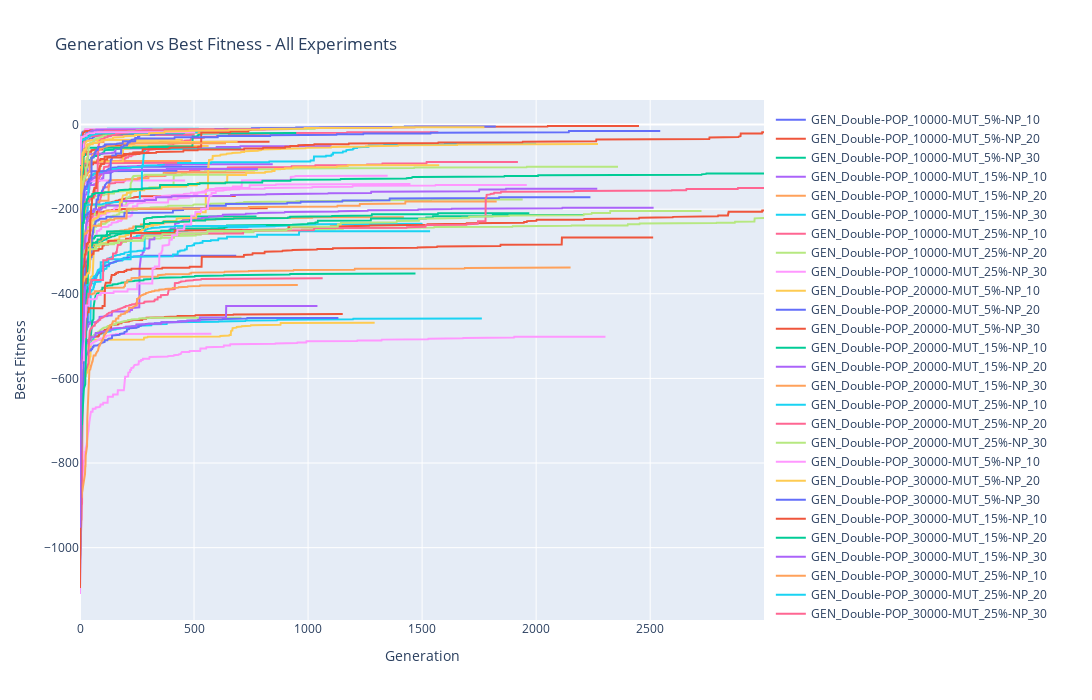

This figure's notebook cell:
### Markdown cell above
# Por Genotipo

### Code cell
plot_experiments(GA_exp_list)

### Figure 1 — Plotly figure (JSON) as saved in the notebook; plotly's stock layout.template omitted (floating-point values rounded to 4 significant figures; data arrays with more than 128 entries replaced by an {"elided": "..."} marker saying what was removed)
{"data": [{"hovertemplate": "Generation: %{x}<br>Best Fitness: %{y:.2f}<extra></extra>", "mode": "lines", "name": "GEN_Double-POP_10000-MUT_5%-NP_10", "type": "scatter", "x": {"elided": "495 int values"}, "y": {"elided": "495 float values"}}, {"hovertemplate": "Generation: %{x}<br>Best Fitness: %{y:.2f}<extra></extra>", "mode": "lines", "name": "GEN_Double-POP_10000-MUT_5%-NP_20", "type": "scatter", "x": {"elided": "824 int values"}, "y": {"elided": "824 float values"}}, {"hovertemplate": "Generation: %{x}<br>Best Fitness: %{y:.2f}<extra></extra>", "mode": "lines", "name": "GEN_Double-POP_10000-MUT_5%-NP_30", "type": "scatter", "x": {"elided": "775 int values"}, "y": {"elided": "775 float values"}}, {"hovertemplate": "Generation: %{x}<br>Best Fitness: %{y:.2f}<extra></extra>", "mode": "lines", "name": "GEN_Double-POP_10000-MUT_15%-NP_10", "type": "scatter", "x": {"elided": "505 int values"}, "y": {"elided": "505 float values"}}, {"hovertemplate": "Generation: %{x}<br>Best Fitness: %{y:.2f}<extra></extra>", "mode": "lines", "name": "GEN_Double-POP_10000-MUT_15%-NP_20", "type": "scatter", "x": {"elided": "489 int values"}, "y": {"elided": "489 float values"}}, {"hovertemplate": "Generation: %{x}<br>Best Fitness: %{y:.2f}<extra></extra>", "mode": "lines", "name": "GEN_Double-POP_10000-MUT_15%-NP_30", "type": "scatter", "x": {"elided": "1503 int values"}, "y": {"elided": "1503 float values"}}, {"hovertemplate": "Generation: %{x}<br>Best Fitness: %{y:.2f}<extra></extra>", "mode": "lines", "name": "GEN_Double-POP_10000-MUT_25%-NP_10", "type": "scatter", "x": {"elided": "504 int values"}, "y": {"elided": "504 float values"}}, {"hovertemplate": "Generation: %{x}<br>Best Fitness: %{y:.2f}<extra></extra>", "mode": "lines", "name": "GEN_Double-POP_10000-MUT_25%-NP_20", "type": "scatter", "x": {"elided": "2360 int values"}, "y": {"elided": "2360 float values"}}, {"hovertemplate": "Generation: %{x}<br>Best Fitness: %{y:.2f}<extra></extra>", "mode": "lines", "name": "GEN_Double-POP_10000-MUT_25%-NP_30", "type": "scatter", "x": {"elided": "2305 int values"}, "y": {"elided": "2305 float values"}}, {"hovertemplate": "Generation: %{x}<br>Best Fitness: %{y:.2f}<extra></extra>", "mode": "lines", "name": "GEN_Double-POP_20000-MUT_5%-NP_10", "type": "scatter", "x": {"elided": "452 int values"}, "y": {"elided": "452 float values"}}, {"hovertemplate": "Generation: %{x}<br>Best Fitness: %{y:.2f}<extra></extra>", "mode": "lines", "name": "GEN_Double-POP_20000-MUT_5%-NP_20", "type": "scatter", "x": {"elided": "568 int values"}, "y": {"elided": "568 float values"}}, {"hovertemplate": "Generation: %{x}<br>Best Fitness: %{y:.2f}<extra></extra>", "mode": "lines", "name": "GEN_Double-POP_20000-MUT_5%-NP_30", "type": "scatter", "x": {"elided": "684 int values"}, "y": {"elided": "684 float values"}}, {"hovertemplate": "Generation: %{x}<br>Best Fitness: %{y:.2f}<extra></extra>", "mode": "lines", "name": "GEN_Double-POP_20000-MUT_15%-NP_10", "type": "scatter", "x": {"elided": "543 int values"}, "y": {"elided": "543 float values"}}, {"hovertemplate": "Generation: %{x}<br>Best Fitness: %{y:.2f}<extra></extra>", "mode": "lines", "name": "GEN_Double-POP_20000-MUT_15%-NP_20", "type": "scatter", "x": {"elided": "846 int values"}, "y": {"elided": "846 float values"}}, {"hovertemplate": "Generation: %{x}<br>Best Fitness: %{y:.2f}<extra></extra>", "mode": "lines", "name": "GEN_Double-POP_20000-MUT_15%-NP_30", "type": "scatter", "x": {"elided": "1421 int values"}, "y": {"elided": "1421 float values"}}, {"hovertemplate": "Generation: %{x}<br>Best Fitness: %{y:.2f}<extra></extra>", "mode": "lines", "name": "GEN_Double-POP_20000-MUT_25%-NP_10", "type": "scatter", "x": {"elided": "522 int values"}, "y": {"elided": "522 float values"}}, {"hovertemplate": "Generation: %{x}<br>Best Fitness: %{y:.2f}<extra></extra>", "mode": "lines", "name": "GEN_Double-POP_20000-MUT_25%-NP_20", "type": "scatter", "x": {"elided": "1572 int values"}, "y": {"elided": "1572 float values"}}, {"hovertemplate": "Generation: %{x}<br>Best Fitness: %{y:.2f}<extra></extra>", "mode": "lines", "name": "GEN_Double-POP_20000-MUT_25%-NP_30", "type": "scatter", "x": {"elided": "3000 int values"}, "y": {"elided": "3000 float values"}}, {"hovertemplate": "Generation: %{x}<br>Best Fitness: %{y:.2f}<extra></extra>", "mode": "lines", "name": "GEN_Double-POP_30000-MUT_5%-NP_10", "type": "scatter", "x": {"elided": "471 int values"}, "y": {"elided": "471 float values"}}, {"hovertemplate": "Generation: %{x}<br>Best Fitness: %{y:.2f}<extra></extra>", "mode": "lines", "name": "GEN_Double-POP_30000-MUT_5%-NP_20", "type": "scatter", "x": {"elided": "565 int values"}, "y": {"elided": "565 float values"}}, {"hovertemplate": "Generation: %{x}<br>Best Fitness: %{y:.2f}<extra></extra>", "mode": "lines", "name": "GEN_Double-POP_30000-MUT_5%-NP_30", "type": "scatter", "x": {"elided": "686 int values"}, "y": {"elided": "686 float values"}}, {"hovertemplate": "Generation: %{x}<br>Best Fitness: %{y:.2f}<extra></extra>", "mode": "lines", "name": "GEN_Double-POP_30000-MUT_15%-NP_10", "type": "scatter", "x": {"elided": "544 int values"}, "y": {"elided": "544 float values"}}, {"hovertemplate": "Generation: %{x}<br>Best Fitness: %{y:.2f}<extra></extra>", "mode": "lines", "name": "GEN_Double-POP_30000-MUT_15%-NP_20", "type": "scatter", "x": {"elided": "949 int values"}, "y": {"elided": "949 float values"}}, {"hovertemplate": "Generation: %{x}<br>Best Fitness: %{y:.2f}<extra></extra>", "mode": "lines", "name": "GEN_Double-POP_30000-MUT_15%-NP_30", "type": "scatter", "x": {"elided": "2516 int values"}, "y": {"elided": "2516 float values"}}, {"hovertemplate": "Generation: %{x}<br>Best Fitness: %{y:.2f}<extra></extra>", "mode": "lines", "name": "GEN_Double-POP_30000-MUT_25%-NP_10", "type": "scatter", "x": {"elided": "467 int values"}, "y": {"elided": "467 float values"}}, {"hovertemplate": "Generation: %{x}<br>Best Fitness: %{y:.2f}<extra></extra>", "mode": "lines", "name": "GEN_Double-POP_30000-MUT_25%-NP_20", "type": "scatter", "x": {"elided": "2001 int values"}, "y": {"elided": "2001 float values"}}, {"hovertemplate": "Generation: %{x}<br>Best Fitness: %{y:.2f}<extra></extra>", "mode": "lines", "name": "GEN_Double-POP_30000-MUT_25%-NP_30", "type": "scatter", "x": {"elided": "1921 int values"}, "y": {"elided": "1921 float values"}}, {"hovertemplate": "Generation: %{x}<br>Best Fitness: %{y:.2f}<extra></extra>", "mode": "lines", "name": "GEN_SwapSimple-POP_10000-MUT_5%-NP_10", "type": "scatter", "x": {"elided": "476 int values"}, "y": {"elided": "476 float values"}}, {"hovertemplate": "Generation: %{x}<br>Best Fitness: %{y:.2f}<extra></extra>", "mode": "lines", "name": "GEN_SwapSimple-POP_10000-MUT_5%-NP_20", "type": "scatter", "x": {"elided": "462 int values"}, "y": {"elided": "462 float values"}}, {"hovertemplate": "Generation: %{x}<br>Best Fitness: %{y:.2f}<extra></extra>", "mode": "lines", "name": "GEN_SwapSimple-POP_10000-MUT_5%-NP_30", "type": "scatter", "x": {"elided": "1293 int values"}, "y": {"elided": "1293 float values"}}, {"hovertemplate": "Generation: %{x}<br>Best Fitness: %{y:.2f}<extra></extra>", "mode": "lines", "name": "GEN_SwapSimple-POP_10000-MUT_15%-NP_10", "type": "scatter", "x": {"elided": "455 int values"}, "y": {"elided": "455 float values"}}, {"hovertemplate": "Generation: %{x}<br>Best Fitness: %{y:.2f}<extra></extra>", "mode": "lines", "name": "GEN_SwapSimple-POP_10000-MUT_15%-NP_20", "type": "scatter", "x": {"elided": "832 int values"}, "y": {"elided": "832 float values"}}, {"hovertemplate": "Generation: %{x}<br>Best Fitness: %{y:.2f}<extra></extra>", "mode": "lines", "name": "GEN_SwapSimple-POP_10000-MUT_15%-NP_30", "type": "scatter", "x": {"elided": "1472 int values"}, "y": {"elided": "1472 float values"}}, {"hovertemplate": "Generation: %{x}<br>Best Fitness: %{y:.2f}<extra></extra>", "mode": "lines", "name": "GEN_SwapSimple-POP_10000-MUT_25%-NP_10", "type": "scatter", "x": {"elided": "542 int values"}, "y": {"elided": "542 float values"}}, {"hovertemplate": "Generation: %{x}<br>Best Fitness: %{y:.2f}<extra></extra>", "mode": "lines", "name": "GEN_SwapSimple-POP_10000-MUT_25%-NP_20", "type": "scatter", "x": {"elided": "768 int values"}, "y": {"elided": "768 float values"}}, {"hovertemplate": "Generation: %{x}<br>Best Fitness: %{y:.2f}<extra></extra>", "mode": "lines", "name": "GEN_SwapSimple-POP_10000-MUT_25%-NP_30", "type": "scatter", "x": {"elided": "1763 int values"}, "y": {"elided": "1763 float values"}}, {"hovertemplate": "Generation: %{x}<br>Best Fitness: %{y:.2f}<extra></extra>", "mode": "lines", "name": "GEN_SwapSimple-POP_20000-MUT_5%-NP_10", "type": "scatter", "x": {"elided": "672 int values"}, "y": {"elided": "672 float values"}}, {"hovertemplate": "Generation: %{x}<br>Best Fitness: %{y:.2f}<extra></extra>", "mode": "lines", "name": "GEN_SwapSimple-POP_20000-MUT_5%-NP_20", "type": "scatter", "x": {"elided": "684 int values"}, "y": {"elided": "684 float values"}}, {"hovertemplate": "Generation: %{x}<br>Best Fitness: %{y:.2f}<extra></extra>", "mode": "lines", "name": "GEN_SwapSimple-POP_20000-MUT_5%-NP_30", "type": "scatter", "x": {"elided": "577 int values"}, "y": {"elided": "577 float values"}}, {"hovertemplate": "Generation: %{x}<br>Best Fitness: %{y:.2f}<extra></extra>", "mode": "lines", "name": "GEN_SwapSimple-POP_20000-MUT_15%-NP_10", "type": "scatter", "x": {"elided": "436 int values"}, "y": {"elided": "436 float values"}}, {"hovertemplate": "Generation: %{x}<br>Best Fitness: %{y:.2f}<extra></extra>", "mode": "lines", "name": "GEN_SwapSimple-POP_20000-MUT_15%-NP_20", "type": "scatter", "x": {"elided": "428 int values"}, "y": {"elided": "428 float values"}}, {"hovertemplate": "Generation: %{x}<br>Best Fitness: %{y:.2f}<extra></extra>", "mode": "lines", "name": "GEN_SwapSimple-POP_20000-MUT_15%-NP_30", "type": "scatter", "x": {"elided": "1153 int values"}, "y": {"elided": "1153 float values"}}, {"hovertemplate": "Generation: %{x}<br>Best Fitness: %{y:.2f}<extra></extra>", "mode": "lines", "name": "GEN_SwapSimple-POP_20000-MUT_25%-NP_10", "type": "scatter", "x": {"elided": "417 int values"}, "y": {"elided": "417 float values"}}, {"hovertemplate": "Generation: %{x}<br>Best Fitness: %{y:.2f}<extra></extra>", "mode": "lines", "name": "GEN_SwapSimple-POP_20000-MUT_25%-NP_20", "type": "scatter", "x": {"elided": "1104 int values"}, "y": {"elided": "1104 float values"}}, {"hovertemplate": "Generation: %{x}<br>Best Fitness: %{y:.2f}<extra></extra>", "mode": "lines", "name": "GEN_SwapSimple-POP_20000-MUT_25%-NP_30", "type": "scatter", "x": {"elided": "2152 int values"}, "y": {"elided": "2152 float values"}}, {"hovertemplate": "Generation: %{x}<br>Best Fitness: %{y:.2f}<extra></extra>", "mode": "lines", "name": "GEN_SwapSimple-POP_30000-MUT_5%-NP_10", "type": "scatter", "x": {"elided": "419 int values"}, "y": {"elided": "419 float values"}}, {"hovertemplate": "Generation: %{x}<br>Best Fitness: %{y:.2f}<extra></extra>", "mode": "lines", "name": "GEN_SwapSimple-POP_30000-MUT_5%-NP_20", "type": "scatter", "x": {"elided": "427 int values"}, "y": {"elided": "427 float values"}}, {"hovertemplate": "Generation: %{x}<br>Best Fitness: %{y:.2f}<extra></extra>", "mode": "lines", "name": "GEN_SwapSimple-POP_30000-MUT_5%-NP_30", "type": "scatter", "x": {"elided": "709 int values"}, "y": {"elided": "709 float values"}}, {"hovertemplate": "Generation: %{x}<br>Best Fitness: %{y:.2f}<extra></extra>", "mode": "lines", "name": "GEN_SwapSimple-POP_30000-MUT_15%-NP_10", "type": "scatter", "x": {"elided": "424 int values"}, "y": {"elided": "424 float values"}}, {"hovertemplate": "Generation: %{x}<br>Best Fitness: %{y:.2f}<extra></extra>", "mode": "lines", "name": "GEN_SwapSimple-POP_30000-MUT_15%-NP_20", "type": "scatter", "x": {"elided": "692 int values"}, "y": {"elided": "692 float values"}}, {"hovertemplate": "Generation: %{x}<br>Best Fitness: %{y:.2f}<extra></extra>", "mode": "lines", "name": "GEN_SwapSimple-POP_30000-MUT_15%-NP_30", "type": "scatter", "x": {"elided": "1134 int values"}, "y": {"elided": "1134 float values"}}, {"hovertemplate": "Generation: %{x}<br>Best Fitness: %{y:.2f}<extra></extra>", "mode": "lines", "name": "GEN_SwapSimple-POP_30000-MUT_25%-NP_10", "type": "scatter", "x": {"elided": "446 int values"}, "y": {"elided": "446 float values"}}, {"hovertemplate": "Generation: %{x}<br>Best Fitness: %{y:.2f}<extra></extra>", "mode": "lines", "name": "GEN_SwapSimple-POP_30000-MUT_25%-NP_20", "type": "scatter", "x": {"elided": "431 int values"}, "y": {"elided": "431 float values"}}, {"hovertemplate": "Generation: %{x}<br>Best Fitness: %{y:.2f}<extra></extra>", "mode": "lines", "name": "GEN_SwapSimple-POP_30000-MUT_25%-NP_30", "type": "scatter", "x": {"elided": "1042 int values"}, "y": {"elided": "1042 float values"}}, {"hovertemplate": "Generation: %{x}<br>Best Fitness: %{y:.2f}<extra></extra>", "mode": "lines", "name": "GEN_SwapDoble-POP_10000-MUT_5%-NP_10", "type": "scatter", "x": {"elided": "612 int values"}, "y": {"elided": "612 float values"}}, {"hovertemplate": "Generation: %{x}<br>Best Fitness: %{y:.2f}<extra></extra>", "mode": "lines", "name": "GEN_SwapDoble-POP_10000-MUT_5%-NP_20", "type": "scatter", "x": {"elided": "708 int values"}, "y": {"elided": "708 float values"}}, {"hovertemplate": "Generation: %{x}<br>Best Fitness: %{y:.2f}<extra></extra>", "mode": "lines", "name": "GEN_SwapDoble-POP_10000-MUT_5%-NP_30", "type": "scatter", "x": {"elided": "1065 int values"}, "y": {"elided": "1065 float values"}}, {"hovertemplate": "Generation: %{x}<br>Best Fitness: %{y:.2f}<extra></extra>", "mode": "lines", "name": "GEN_SwapDoble-POP_10000-MUT_15%-NP_10", "type": "scatter", "x": {"elided": "482 int values"}, "y": {"elided": "482 float values"}}, {"hovertemplate": "Generation: %{x}<br>Best Fitness: %{y:.2f}<extra></extra>", "mode": "lines", "name": "GEN_SwapDoble-POP_10000-MUT_15%-NP_20", "type": "scatter", "x": {"elided": "1350 int values"}, "y": {"elided": "1350 float values"}}, {"hovertemplate": "Generation: %{x}<br>Best Fitness: %{y:.2f}<extra></extra>", "mode": "lines", "name": "GEN_SwapDoble-POP_10000-MUT_15%-NP_30", "type": "scatter", "x": {"elided": "2272 int values"}, "y": {"elided": "2272 float values"}}, {"hovertemplate": "Generation: %{x}<br>Best Fitness: %{y:.2f}<extra></extra>", "mode": "lines", "name": "GEN_SwapDoble-POP_10000-MUT_25%-NP_10", "type": "scatter", "x": {"elided": "528 int values"}, "y": {"elided": "528 float values"}}, {"hovertemplate": "Generation: %{x}<br>Best Fitness: %{y:.2f}<extra></extra>", "mode": "lines", "name": "GEN_SwapDoble-POP_10000-MUT_25%-NP_20", "type": "scatter", "x": {"elided": "2452 int values"}, "y": {"elided": "2452 float values"}}, {"hovertemplate": "Generation: %{x}<br>Best Fitness: %{y:.2f}<extra></extra>", "mode": "lines", "name": "GEN_SwapDoble-POP_10000-MUT_25%-NP_30", "type": "scatter", "x": {"elided": "2211 int values"}, "y": {"elided": "2211 float values"}}, {"hovertemplate": "Generation: %{x}<br>Best Fitness: %{y:.2f}<extra></extra>", "mode": "lines", "name": "GEN_SwapDoble-POP_20000-MUT_5%-NP_10", "type": "scatter", "x": {"elided": "474 int values"}, "y": {"elided": "474 float values"}}, {"hovertemplate": "Generation: %{x}<br>Best Fitness: %{y:.2f}<extra></extra>", "mode": "lines", "name": "GEN_SwapDoble-POP_20000-MUT_5%-NP_20", "type": "scatter", "x": {"elided": "641 int values"}, "y": {"elided": "641 float values"}}, {"hovertemplate": "Generation: %{x}<br>Best Fitness: %{y:.2f}<extra></extra>", "mode": "lines", "name": "GEN_SwapDoble-POP_20000-MUT_5%-NP_30", "type": "scatter", "x": {"elided": "816 int values"}, "y": {"elided": "816 float values"}}, {"hovertemplate": "Generation: %{x}<br>Best Fitness: %{y:.2f}<extra></extra>", "mode": "lines", "name": "GEN_SwapDoble-POP_20000-MUT_15%-NP_10", "type": "scatter", "x": {"elided": "510 int values"}, "y": {"elided": "510 float values"}}, {"hovertemplate": "Generation: %{x}<br>Best Fitness: %{y:.2f}<extra></extra>", "mode": "lines", "name": "GEN_SwapDoble-POP_20000-MUT_15%-NP_20", "type": "scatter", "x": {"elided": "1034 int values"}, "y": {"elided": "1034 float values"}}, {"hovertemplate": "Generation: %{x}<br>Best Fitness: %{y:.2f}<extra></extra>", "mode": "lines", "name": "GEN_SwapDoble-POP_20000-MUT_15%-NP_30", "type": "scatter", "x": {"elided": "1960 int values"}, "y": {"elided": "1960 float values"}}, {"hovertemplate": "Generation: %{x}<br>Best Fitness: %{y:.2f}<extra></extra>", "mode": "lines", "name": "GEN_SwapDoble-POP_20000-MUT_25%-NP_10", "type": "scatter", "x": {"elided": "480 int values"}, "y": {"elided": "480 float values"}}, {"hovertemplate": "Generation: %{x}<br>Best Fitness: %{y:.2f}<extra></extra>", "mode": "lines", "name": "GEN_SwapDoble-POP_20000-MUT_25%-NP_20", "type": "scatter", "x": {"elided": "1824 int values"}, "y": {"elided": "1824 float values"}}, {"hovertemplate": "Generation: %{x}<br>Best Fitness: %{y:.2f}<extra></extra>", "mode": "lines", "name": "GEN_SwapDoble-POP_20000-MUT_25%-NP_30", "type": "scatter", "x": {"elided": "2514 int values"}, "y": {"elided": "2514 float values"}}, {"hovertemplate": "Generation: %{x}<br>Best Fitness: %{y:.2f}<extra></extra>", "mode": "lines", "name": "GEN_SwapDoble-POP_30000-MUT_5%-NP_10", "type": "scatter", "x": {"elided": "461 int values"}, "y": {"elided": "461 float values"}}, {"hovertemplate": "Generation: %{x}<br>Best Fitness: %{y:.2f}<extra></extra>", "mode": "lines", "name": "GEN_SwapDoble-POP_30000-MUT_5%-NP_20", "type": "scatter", "x": {"elided": "781 int values"}, "y": {"elided": "781 float values"}}, {"hovertemplate": "Generation: %{x}<br>Best Fitness: %{y:.2f}<extra></extra>", "mode": "lines", "name": "GEN_SwapDoble-POP_30000-MUT_5%-NP_30", "type": "scatter", "x": {"elided": "956 int values"}, "y": {"elided": "956 float values"}}, {"hovertemplate": "Generation: %{x}<br>Best Fitness: %{y:.2f}<extra></extra>", "mode": "lines", "name": "GEN_SwapDoble-POP_30000-MUT_15%-NP_10", "type": "scatter", "x": {"elided": "517 int values"}, "y": {"elided": "517 float values"}}, {"hovertemplate": "Generation: %{x}<br>Best Fitness: %{y:.2f}<extra></extra>", "mode": "lines", "name": "GEN_SwapDoble-POP_30000-MUT_15%-NP_20", "type": "scatter", "x": {"elided": "815 int values"}, "y": {"elided": "815 float values"}}, {"hovertemplate": "Generation: %{x}<br>Best Fitness: %{y:.2f}<extra></extra>", "mode": "lines", "name": "GEN_SwapDoble-POP_30000-MUT_15%-NP_30", "type": "scatter", "x": {"elided": "1942 int values"}, "y": {"elided": "1942 float values"}}, {"hovertemplate": "Generation: %{x}<br>Best Fitness: %{y:.2f}<extra></extra>", "mode": "lines", "name": "GEN_SwapDoble-POP_30000-MUT_25%-NP_10", "type": "scatter", "x": {"elided": "506 int values"}, "y": {"elided": "506 float values"}}, {"hovertemplate": "Generation: %{x}<br>Best Fitness: %{y:.2f}<extra></extra>", "mode": "lines", "name": "GEN_SwapDoble-POP_30000-MUT_25%-NP_20", "type": "scatter", "x": {"elided": "1774 int values"}, "y": {"elided": "1774 float values"}}, {"hovertemplate": "Generation: %{x}<br>Best Fitness: %{y:.2f}<extra></extra>", "mode": "lines", "name": "GEN_SwapDoble-POP_30000-MUT_25%-NP_30", "type": "scatter", "x": {"elided": "2239 int values"}, "y": {"elided": "2239 float values"}}, {"hovertemplate": "Generation: %{x}<br>Best Fitness: %{y:.2f}<extra></extra>", "mode": "lines", "name": "GEN_SwapDoble-POP_30000-MUT_25%-NP_30", "type": "scatter", "x": {"elided": "3000 int values"}, "y": {"elided": "3000 float values"}}, {"hovertemplate": "Generation: %{x}<br>Best Fitness: %{y:.2f}<extra></extra>", "mode": "lines", "name": "GEN_SwapDoble-POP_30000-MUT_25%-NP_30", "type": "scatter", "x": {"elided": "1971 int values"}, "y": {"elided": "1971 float values"}}, {"hovertemplate": "Generation: %{x}<br>Best Fitness: %{y:.2f}<extra></extra>", "mode": "lines", "name": "GEN_SwapDoble-POP_30000-MUT_25%-NP_30", "type": "scatter", "x": {"elided": "2269 int values"}, "y": {"elided": "2269 float values"}}, {"hovertemplate": "Generation: %{x}<br>Best Fitness: %{y:.2f}<extra></extra>", "mode": "lines", "name": "GEN_SwapDoble-POP_30000-MUT_25%-NP_30", "type": "scatter", "x": {"elided": "1828 int values"}, "y": {"elided": "1828 float values"}}, {"hovertemplate": "Generation: %{x}<br>Best Fitness: %{y:.2f}<extra></extra>", "mode": "lines", "name": "GEN_SwapDoble-POP_30000-MUT_25%-NP_30", "type": "scatter", "x": {"elided": "1536 int values"}, "y": {"elided": "1536 float values"}}, {"hovertemplate": "Generation: %{x}<br>Best Fitness: %{y:.2f}<extra></extra>", "mode": "lines", "name": "GEN_SwapDoble-POP_30000-MUT_25%-NP_30", "type": "scatter", "x": {"elided": "3000 int values"}, "y": {"elided": "3000 float values"}}, {"hovertemplate": "Generation: %{x}<br>Best Fitness: %{y:.2f}<extra></extra>", "mode": "lines", "name": "GEN_SwapDoble-POP_30000-MUT_25%-NP_30", "type": "scatter", "x": {"elided": "2726 int values"}, "y": {"elided": "2726 float values"}}, {"hovertemplate": "Generation: %{x}<br>Best Fitness: %{y:.2f}<extra></extra>", "mode": "lines", "name": "GEN_SwapDoble-POP_30000-MUT_25%-NP_30", "type": "scatter", "x": {"elided": "1450 int values"}, "y": {"elided": "1450 float values"}}, {"hovertemplate": "Generation: %{x}<br>Best Fitness: %{y:.2f}<extra></extra>", "mode": "lines", "name": "GEN_SwapDoble-POP_30000-MUT_25%-NP_30", "type": "scatter", "x": {"elided": "1576 int values"}, "y": {"elided": "1576 float values"}}, {"hovertemplate": "Generation: %{x}<br>Best Fitness: %{y:.2f}<extra></extra>", "mode": "lines", "name": "GEN_SwapDoble-POP_30000-MUT_25%-NP_30", "type": "scatter", "x": {"elided": "2545 int values"}, "y": {"elided": "2545 float values"}}, {"hovertemplate": "Generation: %{x}<br>Best Fitness: %{y:.2f}<extra></extra>", "mode": "lines", "name": "GEN_SwapDoble-POP_30000-MUT_25%-NP_30", "type": "scatter", "x": {"elided": "3000 int values"}, "y": {"elided": "3000 float values"}}, {"hovertemplate": "Generation: %{x}<br>Best Fitness: %{y:.2f}<extra></extra>", "mode": "lines", "name": "GEN_SwapDoble-POP_30000-MUT_25%-NP_30", "type": "scatter", "x": {"elided": "3000 int values"}, "y": {"elided": "3000 float values"}}, {"hovertemplate": "Generation: %{x}<br>Best Fitness: %{y:.2f}<extra></extra>", "mode": "lines", "name": "GEN_SwapDoble-POP_30000-MUT_25%-NP_30", "type": "scatter", "x": [0, 1, 2, 3, 4, 5, 6, 7, 8, 9, 10, 11, 12, 13, 14, 15, 16, 17, 18, 19, 20, 21, 22, 23, 24], "y": [-953.1, -775.0, -696.3, -661.4, -656.5, -558.9, -557.9, -546.2, -539.4, -529.4, -515.9, -515.9, -512.1, -512.1, -512.1, -449.6, -440.2, -425.1, -418.3, -404.7, -404.7, -396.6, -393.7, -381.7, -381.7]}], "layout": {"height": 700, "hovermode": "closest", "legend": {"x": 1.01, "xanchor": "left", "y": 0.99, "yanchor": "top"}, "title": {"text": "Generation vs Best Fitness - All Experiments"}, "width": 1200, "xaxis": {"title": {"text": "Generation"}}, "yaxis": {"title": {"text": "Best Fitness"}}}}
